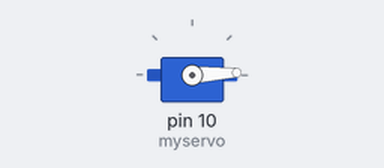
The sketch below on a simulated Arduino Uno, built with avr-gcc and run on an emulated ATmega328P. Parts: servo.

Above: at 0.05 s.
At 0.9 s:
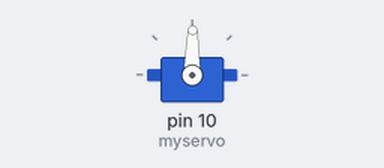
At 1.75 s:
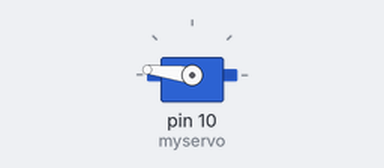
At 3.45 s:
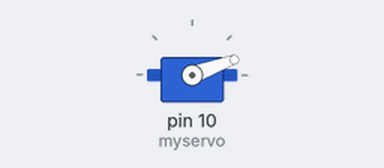
Timing chart, 0 to 8.4 s (numbered marks = the images above):
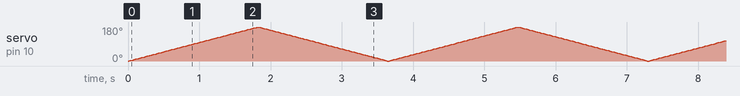

The sketch:

SERVO_MOTOR.ino
```cpp
#include <Servo.h>

Servo myservo;  // create servo object to control a servo


int pos = 0;    // variable to store the servo position

void setup() {
  myservo.attach(10);  // attaches the servo on pin 10 to the servo object
}

void loop() {
  for (pos = 0; pos <= 180; pos += 1) { // goes from 0 degrees to 90 degrees

    myservo.write(pos);              // tell servo to go to position in variable 'pos'
    delay(10);                       // waits 10ms for the servo to reach the position
  }
  for (pos = 180; pos >= 0; pos -= 1) { // goes from 90 degrees to 0 degrees

    myservo.write(pos);              // tell servo to go to position in variable 'pos'
    delay(10);                       // waits 10ms for the servo to reach the position
  }
}
```
